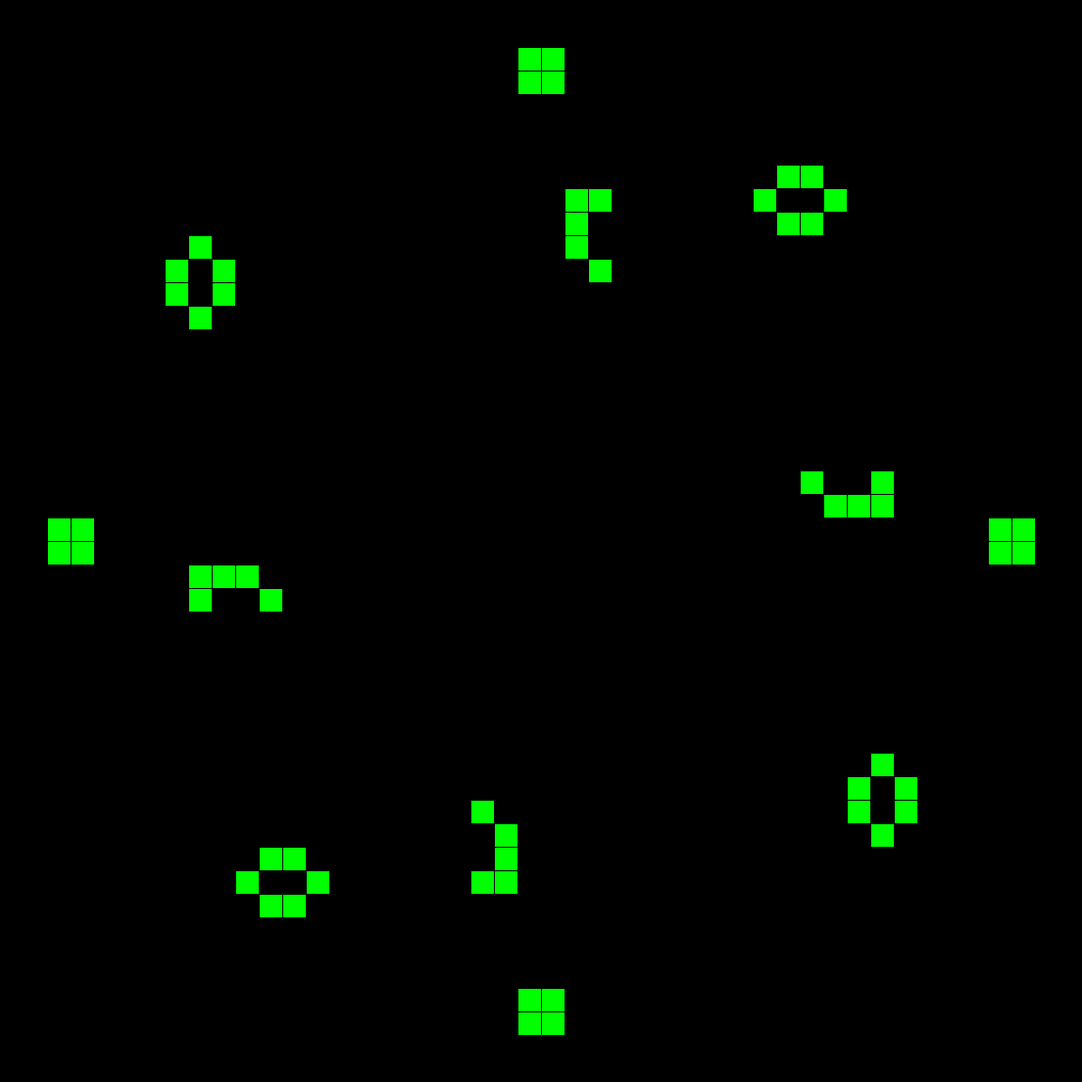
Frame 1 (no input)
Frame 60 (the mouse pressed at the canvas centre just before this capture): identical to frame 1, image omitted
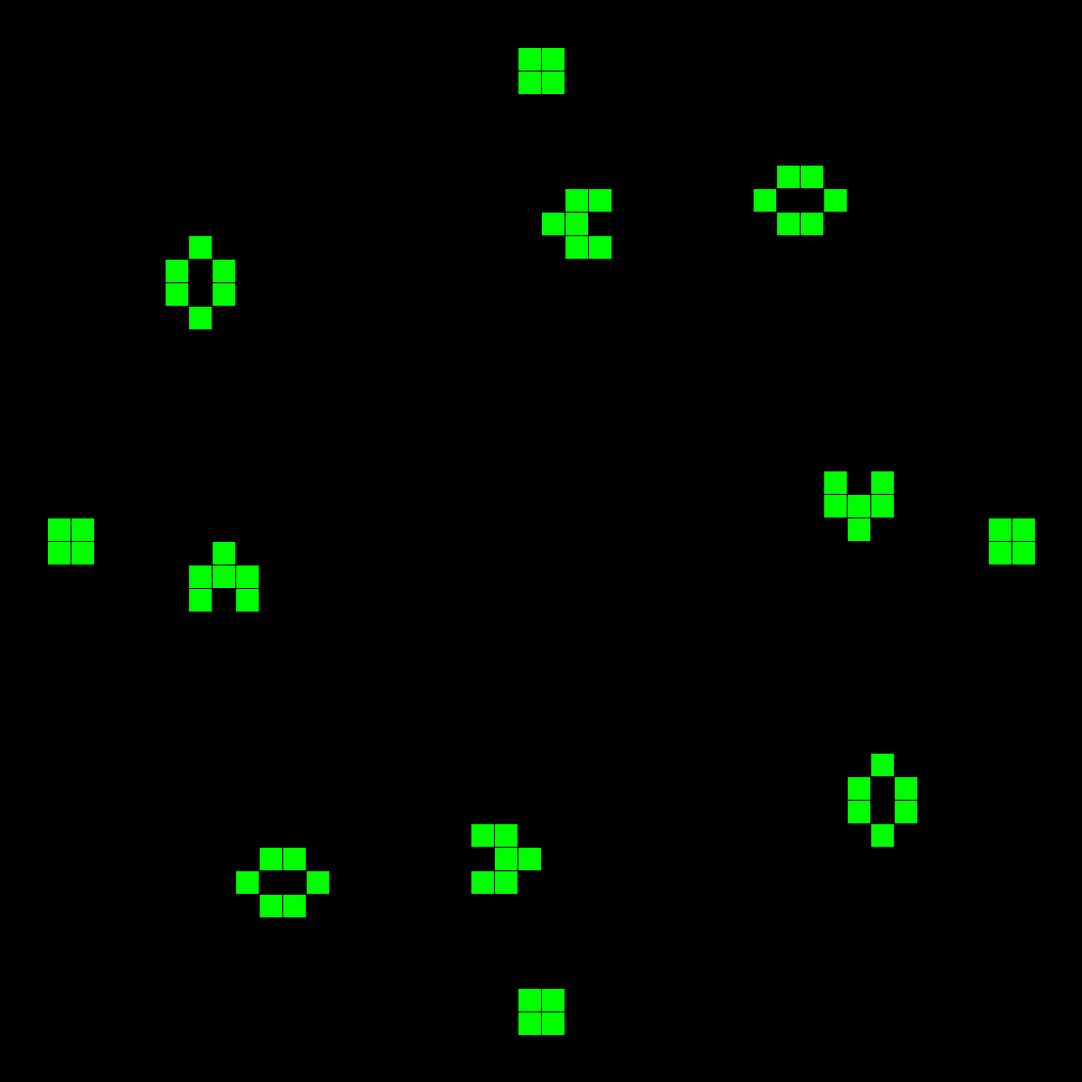
Frame 120 (the mouse held since frame 60 and released just before this capture)

The Processing sketch that drew these frames (run headless with seeded random() and noise(); from frame 60 on, the mouse is pressed at the canvas centre):

// Processing sketch: 60P312
// ── 60P312.pde
/*
John Conway's Game of Life
Rules:
1) A live cell dies if it has fewer than two live neighbors
2) A live cell with two or three live neighbors lives on to the next generation
3) A live cell with more than three live neighbors dies
4) A dead cell will be brought back to live if it has exactly three live neighbors
*/

int windowsize = 1150;
int cellsize = 25; // wimdowsize needs to evenly divide by cellsize and cannot be 1

int[][] board = 
{   {0,0,0,0,0,0,0,0,0,0,0,0,0,0,0,0,0,0,0,0,0,0,0,0,0,0,0,0,0,0,0,0,0,0,0,0,0,0,0,0,0,0,0,0,0,0},
    {0,0,0,0,0,0,0,0,0,0,0,0,0,0,0,0,0,0,0,0,0,0,0,0,0,0,0,0,0,0,0,0,0,0,0,0,0,0,0,0,0,0,0,0,0,0},
    {0,0,0,0,0,0,0,0,0,0,0,0,0,0,0,0,0,0,0,0,0,0,1,1,0,0,0,0,0,0,0,0,0,0,0,0,0,0,0,0,0,0,0,0,0,0},
    {0,0,0,0,0,0,0,0,0,0,0,0,0,0,0,0,0,0,0,0,0,0,1,1,0,0,0,0,0,0,0,0,0,0,0,0,0,0,0,0,0,0,0,0,0,0},
    {0,0,0,0,0,0,0,0,0,0,0,0,0,0,0,0,0,0,0,0,0,0,0,0,0,0,0,0,0,0,0,0,0,0,0,0,0,0,0,0,0,0,0,0,0,0},
    {0,0,0,0,0,0,0,0,0,0,0,0,0,0,0,0,0,0,0,0,0,0,0,0,0,0,0,0,0,0,0,0,0,0,0,0,0,0,0,0,0,0,0,0,0,0},
    {0,0,0,0,0,0,0,0,0,0,0,0,0,0,0,0,0,0,0,0,0,0,0,0,0,0,0,0,0,0,0,0,0,0,0,0,0,0,0,0,0,0,0,0,0,0},
    {0,0,0,0,0,0,0,0,0,0,0,0,0,0,0,0,0,0,0,0,0,0,0,0,0,0,0,0,0,0,0,0,0,1,1,0,0,0,0,0,0,0,0,0,0,0},
    {0,0,0,0,0,0,0,0,0,0,0,0,0,0,0,0,0,0,0,0,0,0,0,0,1,1,0,0,0,0,0,0,1,0,0,1,0,0,0,0,0,0,0,0,0,0},
    {0,0,0,0,0,0,0,0,0,0,0,0,0,0,0,0,0,0,0,0,0,0,0,0,1,0,0,0,0,0,0,0,0,1,1,0,0,0,0,0,0,0,0,0,0,0},
    {0,0,0,0,0,0,0,0,1,0,0,0,0,0,0,0,0,0,0,0,0,0,0,0,1,0,0,0,0,0,0,0,0,0,0,0,0,0,0,0,0,0,0,0,0,0},
    {0,0,0,0,0,0,0,1,0,1,0,0,0,0,0,0,0,0,0,0,0,0,0,0,0,1,0,0,0,0,0,0,0,0,0,0,0,0,0,0,0,0,0,0,0,0},
    {0,0,0,0,0,0,0,1,0,1,0,0,0,0,0,0,0,0,0,0,0,0,0,0,0,0,0,0,0,0,0,0,0,0,0,0,0,0,0,0,0,0,0,0,0,0},
    {0,0,0,0,0,0,0,0,1,0,0,0,0,0,0,0,0,0,0,0,0,0,0,0,0,0,0,0,0,0,0,0,0,0,0,0,0,0,0,0,0,0,0,0,0,0},
    {0,0,0,0,0,0,0,0,0,0,0,0,0,0,0,0,0,0,0,0,0,0,0,0,0,0,0,0,0,0,0,0,0,0,0,0,0,0,0,0,0,0,0,0,0,0},
    {0,0,0,0,0,0,0,0,0,0,0,0,0,0,0,0,0,0,0,0,0,0,0,0,0,0,0,0,0,0,0,0,0,0,0,0,0,0,0,0,0,0,0,0,0,0},
    {0,0,0,0,0,0,0,0,0,0,0,0,0,0,0,0,0,0,0,0,0,0,0,0,0,0,0,0,0,0,0,0,0,0,0,0,0,0,0,0,0,0,0,0,0,0},
    {0,0,0,0,0,0,0,0,0,0,0,0,0,0,0,0,0,0,0,0,0,0,0,0,0,0,0,0,0,0,0,0,0,0,0,0,0,0,0,0,0,0,0,0,0,0},
    {0,0,0,0,0,0,0,0,0,0,0,0,0,0,0,0,0,0,0,0,0,0,0,0,0,0,0,0,0,0,0,0,0,0,0,0,0,0,0,0,0,0,0,0,0,0},
    {0,0,0,0,0,0,0,0,0,0,0,0,0,0,0,0,0,0,0,0,0,0,0,0,0,0,0,0,0,0,0,0,0,0,0,0,0,0,0,0,0,0,0,0,0,0},
    {0,0,0,0,0,0,0,0,0,0,0,0,0,0,0,0,0,0,0,0,0,0,0,0,0,0,0,0,0,0,0,0,0,0,1,0,0,1,0,0,0,0,0,0,0,0},
    {0,0,0,0,0,0,0,0,0,0,0,0,0,0,0,0,0,0,0,0,0,0,0,0,0,0,0,0,0,0,0,0,0,0,0,1,1,1,0,0,0,0,0,0,0,0},
    {0,0,1,1,0,0,0,0,0,0,0,0,0,0,0,0,0,0,0,0,0,0,0,0,0,0,0,0,0,0,0,0,0,0,0,0,0,0,0,0,0,0,1,1,0,0},
    {0,0,1,1,0,0,0,0,0,0,0,0,0,0,0,0,0,0,0,0,0,0,0,0,0,0,0,0,0,0,0,0,0,0,0,0,0,0,0,0,0,0,1,1,0,0},
    {0,0,0,0,0,0,0,0,1,1,1,0,0,0,0,0,0,0,0,0,0,0,0,0,0,0,0,0,0,0,0,0,0,0,0,0,0,0,0,0,0,0,0,0,0,0},
    {0,0,0,0,0,0,0,0,1,0,0,1,0,0,0,0,0,0,0,0,0,0,0,0,0,0,0,0,0,0,0,0,0,0,0,0,0,0,0,0,0,0,0,0,0,0},
    {0,0,0,0,0,0,0,0,0,0,0,0,0,0,0,0,0,0,0,0,0,0,0,0,0,0,0,0,0,0,0,0,0,0,0,0,0,0,0,0,0,0,0,0,0,0},
    {0,0,0,0,0,0,0,0,0,0,0,0,0,0,0,0,0,0,0,0,0,0,0,0,0,0,0,0,0,0,0,0,0,0,0,0,0,0,0,0,0,0,0,0,0,0},
    {0,0,0,0,0,0,0,0,0,0,0,0,0,0,0,0,0,0,0,0,0,0,0,0,0,0,0,0,0,0,0,0,0,0,0,0,0,0,0,0,0,0,0,0,0,0},
    {0,0,0,0,0,0,0,0,0,0,0,0,0,0,0,0,0,0,0,0,0,0,0,0,0,0,0,0,0,0,0,0,0,0,0,0,0,0,0,0,0,0,0,0,0,0},
    {0,0,0,0,0,0,0,0,0,0,0,0,0,0,0,0,0,0,0,0,0,0,0,0,0,0,0,0,0,0,0,0,0,0,0,0,0,0,0,0,0,0,0,0,0,0},
    {0,0,0,0,0,0,0,0,0,0,0,0,0,0,0,0,0,0,0,0,0,0,0,0,0,0,0,0,0,0,0,0,0,0,0,0,0,0,0,0,0,0,0,0,0,0},
    {0,0,0,0,0,0,0,0,0,0,0,0,0,0,0,0,0,0,0,0,0,0,0,0,0,0,0,0,0,0,0,0,0,0,0,0,0,1,0,0,0,0,0,0,0,0},
    {0,0,0,0,0,0,0,0,0,0,0,0,0,0,0,0,0,0,0,0,0,0,0,0,0,0,0,0,0,0,0,0,0,0,0,0,1,0,1,0,0,0,0,0,0,0},
    {0,0,0,0,0,0,0,0,0,0,0,0,0,0,0,0,0,0,0,0,1,0,0,0,0,0,0,0,0,0,0,0,0,0,0,0,1,0,1,0,0,0,0,0,0,0},
    {0,0,0,0,0,0,0,0,0,0,0,0,0,0,0,0,0,0,0,0,0,1,0,0,0,0,0,0,0,0,0,0,0,0,0,0,0,1,0,0,0,0,0,0,0,0},
    {0,0,0,0,0,0,0,0,0,0,0,1,1,0,0,0,0,0,0,0,0,1,0,0,0,0,0,0,0,0,0,0,0,0,0,0,0,0,0,0,0,0,0,0,0,0},
    {0,0,0,0,0,0,0,0,0,0,1,0,0,1,0,0,0,0,0,0,1,1,0,0,0,0,0,0,0,0,0,0,0,0,0,0,0,0,0,0,0,0,0,0,0,0},
    {0,0,0,0,0,0,0,0,0,0,0,1,1,0,0,0,0,0,0,0,0,0,0,0,0,0,0,0,0,0,0,0,0,0,0,0,0,0,0,0,0,0,0,0,0,0},
    {0,0,0,0,0,0,0,0,0,0,0,0,0,0,0,0,0,0,0,0,0,0,0,0,0,0,0,0,0,0,0,0,0,0,0,0,0,0,0,0,0,0,0,0,0,0},
    {0,0,0,0,0,0,0,0,0,0,0,0,0,0,0,0,0,0,0,0,0,0,0,0,0,0,0,0,0,0,0,0,0,0,0,0,0,0,0,0,0,0,0,0,0,0},
    {0,0,0,0,0,0,0,0,0,0,0,0,0,0,0,0,0,0,0,0,0,0,0,0,0,0,0,0,0,0,0,0,0,0,0,0,0,0,0,0,0,0,0,0,0,0},
    {0,0,0,0,0,0,0,0,0,0,0,0,0,0,0,0,0,0,0,0,0,0,1,1,0,0,0,0,0,0,0,0,0,0,0,0,0,0,0,0,0,0,0,0,0,0},
    {0,0,0,0,0,0,0,0,0,0,0,0,0,0,0,0,0,0,0,0,0,0,1,1,0,0,0,0,0,0,0,0,0,0,0,0,0,0,0,0,0,0,0,0,0,0},
    {0,0,0,0,0,0,0,0,0,0,0,0,0,0,0,0,0,0,0,0,0,0,0,0,0,0,0,0,0,0,0,0,0,0,0,0,0,0,0,0,0,0,0,0,0,0},
    {0,0,0,0,0,0,0,0,0,0,0,0,0,0,0,0,0,0,0,0,0,0,0,0,0,0,0,0,0,0,0,0,0,0,0,0,0,0,0,0,0,0,0,0,0,0}
};

ArrayList<Integer> iplc = new ArrayList<Integer>();
ArrayList<Integer> jplc = new ArrayList<Integer>();
ArrayList<Integer> ito0 = new ArrayList<Integer>();
ArrayList<Integer> ito1 = new ArrayList<Integer>();
ArrayList<Integer> jto0 = new ArrayList<Integer>();
ArrayList<Integer> jto1 = new ArrayList<Integer>();

void settings(){
    size(windowsize, windowsize);
    
}

void setup(){
    background(0, 0, 0);
    colorMode(RGB);
    setboard();
    frameRate(60);
    //printboard();
}

void setboard(){ // onetwothree pattern board

    for (int i = 0; i < board.length; i++){
        for (int j = 0; j < board[i].length; j++){
            if (board[i][j] == 1){
                fill(0, 255, 0);
                rect(j*cellsize, i*cellsize, cellsize, cellsize); // j and then i bc j is the row and i is the col
            }
            else{
                fill(0, 0, 0);
                rect(j*cellsize, i*cellsize, cellsize, cellsize);
            }
        }
    }

}

void draw(){
    
    if (frameCount % 120 == 0){
        for (int i = 0; i < board.length; i++){
            for (int j = 0; j < board[i].length; j++){
                int numofneighbors = numneighbors(i, j, board);
                //println("(" + i + ", " + j + "): " + numofneighbors
                
                if (numofneighbors == 3){ // RULE 4
                    ito1.add(i);
                    jto1.add(j);
                }
                else{
                    if (numofneighbors < 2){ // RULE 1
                        //board[i][j] = 0;
                        ito0.add(i);
                        jto0.add(j);
                    }
                    else if (numofneighbors > 3){ // RULE 3
                        //board[i][j] = 0;
                        ito0.add(i);
                        jto0.add(j);
                    }
                }
            }
        }
        for (int x = 0; x < ito0.size(); x++){
            board[ito0.get(x)][jto0.get(x)] = 0;
        }
        for (int x = 0; x < ito1.size(); x++){
            board[ito1.get(x)][jto1.get(x)] = 1;
        }
        ito0 = new ArrayList<Integer>();
        ito1 = new ArrayList<Integer>();
        jto0 = new ArrayList<Integer>();
        jto1 = new ArrayList<Integer>();
        setboard();
    }
}

int numneighbors(int i, int j, int[][] currboard){
    int num = 0;
    int far = windowsize/cellsize - 1;
    if (i != 0 && i != far && j != 0 && j != far){ // PIXEL IS NOT ON THE EDGES
        if (currboard[i][j-1] == 1){ // left
            num++;
        }
        if (currboard[i][j+1] == 1){ // right
            num++;
        }
        if (currboard[i-1][j] == 1){ // top
            num++;
        }
        if (currboard[i+1][j] == 1){ // bottom
            num++;
        }
        if (currboard[i-1][j-1] == 1){ // top left
            num++;
        }
        if (currboard[i+1][j-1] == 1){ // bottom left
            num++;
        }
        if (currboard[i-1][j+1] == 1){ // top right
            num++;
        }
        if (currboard[i+1][j+1] == 1){ // bottom right
            num++;
        }
    }
    else{
        if (i == 0 && j == 0){ // PIXEL IS TOP LEFT 

            if (currboard[i][j+1] == 1){ // right
                num++;
            }
            if (currboard[i+1][j+1] == 1){ // bottom right
                num++;
            } 
            if (currboard[i+1][j] == 1){ // bottom
                num++;
            } 
            if (currboard[i+1][far] == 1){ // bottom left (wraps to far right of board)
                num++;
            } 
            if (currboard[i][far] == 1){ // left (wraps to far right of board)
                num++;
            } 
            if (currboard[far][j] == 1){ // top (wraps to the bottom of board)
                num++;
            } 
            if (currboard[far][j+1] == 1){ // top right (wrap to bottom of board)
                num++;
            } 
            if (currboard[far][far] == 1){ // top left (wrap to bottom right of board)
                num++;
            } 
        }
        else if (i == 0 && j == far) { // PIXEL IS TOP RIGHT

            if (currboard[i][j-1] == 1){ // left
                num++;
            }
            if (currboard[i+1][j-1] == 1){ // bottom left
                num++;
            }
            if (currboard[i+1][j] == 1){ // bottom
                num++;
            }
            if (currboard[i+1][0] == 1){ // bottom right (wraps to left side of board)
                num++;
            }
            if (currboard[i][0] == 1){ // right (wraps to left side of board )
                num++;
            }
            if (currboard[far][j-1] == 1){ // top left (wraps to bottom of board)
                num++;
            }
            if (currboard[far][j] == 1){ // top (wraps to bottom of board)
                num++;
            }
            if (currboard[far][0] == 1){ // top right (wrap to bottom left of board)
                num++;
            }
        }
        else if (i == far && j == 0){ // PIXEL IS BOTTOM LEFT

            if (currboard[i-1][j] == 1){ // top
                num++;
            }
            if (currboard[i-1][j+1] == 1){ // top right
                num++;
            }
            if (currboard[i][j+1] == 1){ // right
                num++;
            }
            if (currboard[0][j+1] == 1){ // bottom right (wraps to top of board)
                num++;
            }
            if (currboard[0][j] == 1){ // bottom (wraps to top of board)
                num++;
            }
            if (currboard[0][far] == 1){ // bottom left (wraps to top right of board)
                num++;
            }
            if (currboard[i][far] == 1){ // left (wraps to right of board)
                num++;
            }
            if (currboard[i-1][far] == 1){ // top left (wraps to right of board)
                num++;
            }
        }
        else if (i == far && j == far){ // PIXEL IS BOTTOM RIGHT

            if (currboard[i-1][j] == 1){ // top
                num++;
            }
            if (currboard[i-1][j-1] == 1){ // top left
                num++;
            }
            if (currboard[i][j-1] == 1){ // left
                num++;
            }
            if (currboard[0][j-1] == 1){ // bottom left (wraps to top of board)
                num++;
            }
            if (currboard[0][j] == 1){ // bottom (wraps to top of board)
                num++;
            }
            if (currboard[0][0] == 1){ // bottom right (wraps to top left of board)
                num++;
            }
            if (currboard[i][0] == 1){ // right (wraps to left of board)
                num++;
            }
            if (currboard[i-1][0] == 1){ // top right (wraps to left of board)
                num++;
            } 
        }
        else if (j == 0){ // SOMEWHERE IN LEFT COLUMN (NOT CORNERS)

            if (currboard[i-1][j] == 1){ // top
                num++;
            }
            if (currboard[i-1][j+1] == 1){ // top right
                num++;
            }
            if (currboard[i][j+1] == 1){ // right
                num++;
            }
            if (currboard[i+1][j+1] == 1){ // bottom right
                num++;
            }
            if (currboard[i+1][j] == 1){ // bottom
                num++;
            }
            if (currboard[i+1][far] == 1){ // bottom left (wraps to right of board)
                num++;
            }
            if (currboard[i][far] == 1){ // left (wraps to right of board)
                num++;
            }
            if (currboard[i-1][far] == 1){ // top left (wraps to right of board)
                num++;
            } 
        }
        else if (i == 0){ // SOMEWHERE IN TOP ROW (NOT CORNERS)

            if (currboard[i][j+1] == 1){ // right
                num++;
            }
            if (currboard[i+1][j+1] == 1){ // bottom right
                num++;
            }
            if (currboard[i+1][j] == 1){ // bottom
                num++;
            }
            if (currboard[i+1][j-1] == 1){ // bottom left
                num++;
            }
            if (currboard[i][j-1] == 1){ // left
                num++;
            }
            if (currboard[far][j-1] == 1){ // top left (wraps to bottom of board)
                num++;
            } 
            if (currboard[far][j] == 1){ // top (wraps to bottom of board)
                num++;
            }
            if (currboard[far][j+1] == 1){ // top right (wraps to bottom of board)
                num++;
            } 
        }
        else if (i == far){ // SOMEWHERE IN BOTTOM ROW (NOT CORNERS)

            if (currboard[i][j-1] == 1){ // left
                num++;
            }
            if (currboard[i-1][j-1] == 1){ // top left
                num++;
            }
            if (currboard[i-1][j] == 1){ // top
                num++;
            }
            if (currboard[i-1][j+1] == 1){ // top right
                num++;
            }
            if (currboard[i][j+1] == 1){ // right
                num++;
            }
            if (currboard[0][j+1] == 1){ // bottom right (wraps to top of board)
                num++;
            }
            if (currboard[0][j] == 1){ // bottom (wraps to top of board)
                num++;
            }
            if (currboard[0][j-1] == 1){ // bottom left (wraps to top of board)
                num++;
            } 
        }
        else if (j ==  far){ // SOMEWHERE ON RIGHT COLUMN (NOT CORNERS)

            if (currboard[i+1][j] == 1){ // bottom
                num++;
            }
            if (currboard[i+1][j-1] == 1){ // bottom left
                num++;
            }
            if (currboard[i][j-1] == 1){ // left
                num++;
            }
            if (currboard[i-1][j-1] == 1){ // top left
                num++;
            }
            if (currboard[i-1][j] == 1){ // top
                num++;
            }
            if (currboard[i-1][0] == 1){ // top right (wraps to left of board)
                num++;
            }
            if (currboard[i][0] == 1){ // right (wraps to left of board)
                num++;
            }
            if (currboard[i+1][0] == 1){ // bottom right (wraps to left of board)
                num++;
            } 
        }
    }
    return num;
}

void printboard(){
    println();
    for (int i = 0; i < board.length; i++){
        for (int j = 0; j < board[i].length; j++){
            print(board[i][j]);
        }
        println();
    }
}
